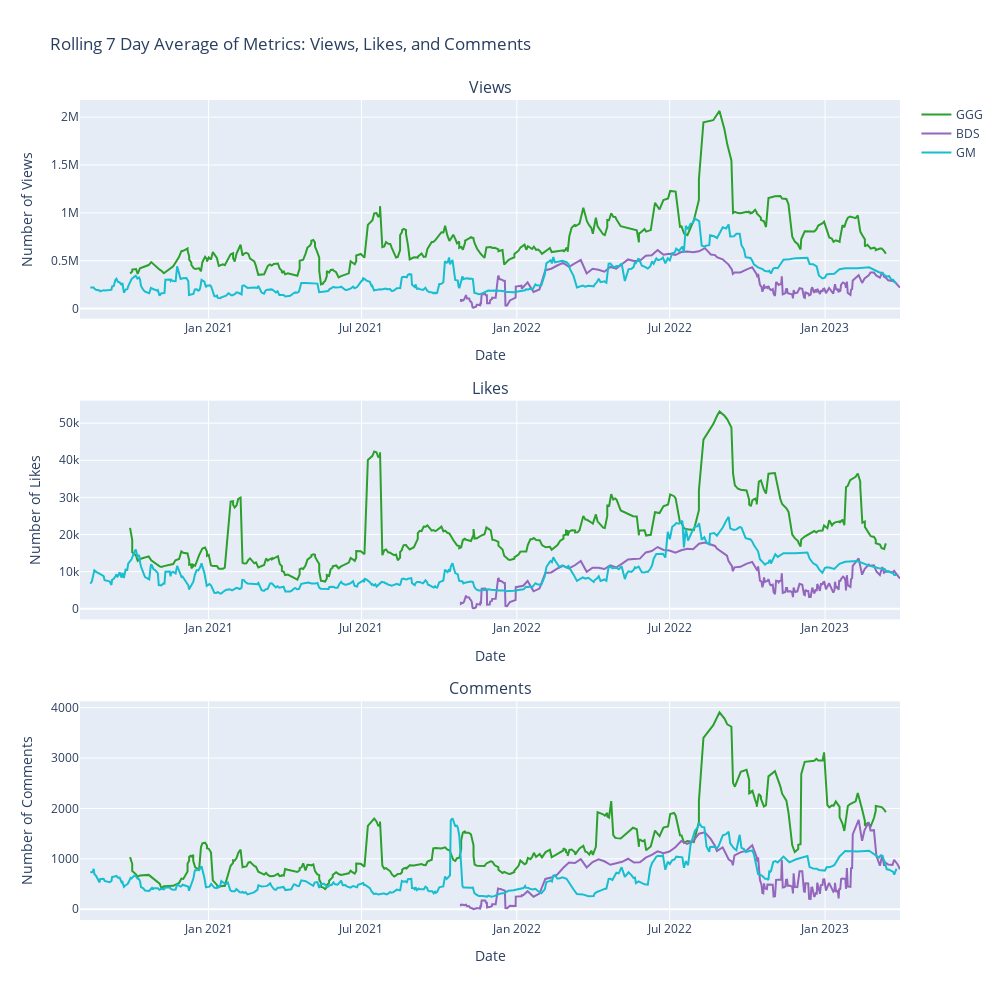

Notebook code cell kept with this figure:
### Code cell
# graph the rolling 7 day average of views for each channel
dfgood['rolling_views'] = dfgood['views'].rolling(7).mean()
dfbob['rolling_views'] = dfbob['views'].rolling(7).mean()
dfgm['rolling_views'] = dfgm['views'].rolling(7).mean()
# graph the rolling 7 day average of likes for each channel
dfgood['rolling_likes'] = dfgood['likes'].rolling(7).mean()
dfbob['rolling_likes'] = dfbob['likes'].rolling(7).mean()
dfgm['rolling_likes'] = dfgm['likes'].rolling(7).mean()
# graph the rolling 7 day average of comments for each channel
dfgood['rolling_comments'] = dfgood['comments'].rolling(7).mean()
dfbob['rolling_comments'] = dfbob['comments'].rolling(7).mean()
dfgm['rolling_comments'] = dfgm['comments'].rolling(7).mean()


#make a plotly line graph of the rolling 7 day average of views, likes, and comments per video over time
#use same method as previous plot, use 3 subplots
fig = go.Figure()
fig = make_subplots(rows=3, cols=1, subplot_titles=("Views", "Likes", "Comments"), vertical_spacing=0.1)
fig.add_trace(go.Scatter(x=dfgood['date'], y=dfgood['rolling_views'], mode='lines', name='GGG', line_color=color[0]), row=1, col=1)
fig.add_trace(go.Scatter(x=dfbob['date'], y=dfbob['rolling_views'], mode='lines', name='BDS', line_color=color[1]), row=1, col=1)
fig.add_trace(go.Scatter(x=dfgm['date'], y=dfgm['rolling_views'], mode='lines', name='GM', line_color=color[2]), row=1, col=1)
fig.add_trace(go.Scatter(x=dfgood['date'], y=dfgood['rolling_likes'], mode='lines', name='GGG', line_color=color[0]), row=2, col=1)
fig.add_trace(go.Scatter(x=dfbob['date'], y=dfbob['rolling_likes'], mode='lines', name='BDS', line_color=color[1]), row=2, col=1)
fig.add_trace(go.Scatter(x=dfgm['date'], y=dfgm['rolling_likes'], mode='lines', name='GM', line_color=color[2]), row=2, col=1)
fig.add_trace(go.Scatter(x=dfgood['date'], y=dfgood['rolling_comments'], mode='lines', name='GGG', line_color=color[0]), row=3, col=1)
fig.add_trace(go.Scatter(x=dfbob['date'], y=dfbob['rolling_comments'], mode='lines', name='BDS', line_color=color[1]), row=3, col=1)
fig.add_trace(go.Scatter(x=dfgm['date'], y=dfgm['rolling_comments'], mode='lines', name='GM', line_color=color[2]), row=3, col=1)
fig.update_layout(title_text='Rolling 7 Day Average of Metrics: Views, Likes, and Comments', height=1000, width=1000)
fig.update_xaxes(title_text='Date')
fig.update_traces(showlegend=False)
fig.update_traces(showlegend=True, row=1, col=1)
fig.update_yaxes(title_text='Number of Views', row=1, col=1)
fig.update_yaxes(title_text='Number of Likes', row=2, col=1)
fig.update_yaxes(title_text='Number of Comments', row=3, col=1)
save_figure(fig, 'golf.eda4.png')
fig.show()

### Figure 1 — Plotly figure (JSON) as saved in the notebook; plotly's stock layout.template omitted (floating-point values rounded to 4 significant figures; data arrays with more than 128 entries replaced by an {"elided": "..."} marker saying what was removed)
{"data": [{"line": {"color": "rgb(44, 160, 44)"}, "mode": "lines", "name": "GGG", "showlegend": true, "type": "scatter", "x": {"elided": "326 str values"}, "xaxis": "x", "y": {"elided": "326 float values"}, "yaxis": "y"}, {"line": {"color": "rgb(148, 103, 189)"}, "mode": "lines", "name": "BDS", "showlegend": true, "type": "scatter", "x": {"elided": "214 str values"}, "xaxis": "x", "y": {"elided": "214 float values"}, "yaxis": "y"}, {"line": {"color": "rgb(23, 190, 207)"}, "mode": "lines", "name": "GM", "showlegend": true, "type": "scatter", "x": {"elided": "379 str values"}, "xaxis": "x", "y": {"elided": "379 float values"}, "yaxis": "y"}, {"line": {"color": "rgb(44, 160, 44)"}, "mode": "lines", "name": "GGG", "showlegend": false, "type": "scatter", "x": {"elided": "326 str values"}, "xaxis": "x2", "y": {"elided": "326 float values"}, "yaxis": "y2"}, {"line": {"color": "rgb(148, 103, 189)"}, "mode": "lines", "name": "BDS", "showlegend": false, "type": "scatter", "x": {"elided": "214 str values"}, "xaxis": "x2", "y": {"elided": "214 float values"}, "yaxis": "y2"}, {"line": {"color": "rgb(23, 190, 207)"}, "mode": "lines", "name": "GM", "showlegend": false, "type": "scatter", "x": {"elided": "379 str values"}, "xaxis": "x2", "y": {"elided": "379 float values"}, "yaxis": "y2"}, {"line": {"color": "rgb(44, 160, 44)"}, "mode": "lines", "name": "GGG", "showlegend": false, "type": "scatter", "x": {"elided": "326 str values"}, "xaxis": "x3", "y": {"elided": "326 float values"}, "yaxis": "y3"}, {"line": {"color": "rgb(148, 103, 189)"}, "mode": "lines", "name": "BDS", "showlegend": false, "type": "scatter", "x": {"elided": "214 str values"}, "xaxis": "x3", "y": {"elided": "214 float values"}, "yaxis": "y3"}, {"line": {"color": "rgb(23, 190, 207)"}, "mode": "lines", "name": "GM", "showlegend": false, "type": "scatter", "x": {"elided": "379 str values"}, "xaxis": "x3", "y": {"elided": "379 float values"}, "yaxis": "y3"}], "layout": {"annotations": [{"font": {"size": 16}, "showarrow": false, "text": "Views", "x": 0.5, "xanchor": "center", "xref": "paper", "y": 1, "yanchor": "bottom", "yref": "paper"}, {"font": {"size": 16}, "showarrow": false, "text": "Likes", "x": 0.5, "xanchor": "center", "xref": "paper", "y": 0.6333, "yanchor": "bottom", "yref": "paper"}, {"font": {"size": 16}, "showarrow": false, "text": "Comments", "x": 0.5, "xanchor": "center", "xref": "paper", "y": 0.2667, "yanchor": "bottom", "yref": "paper"}], "height": 1000, "title": {"text": "Rolling 7 Day Average of Metrics: Views, Likes, and Comments"}, "width": 1000, "xaxis": {"anchor": "y", "domain": [0, 1], "title": {"text": "Date"}}, "xaxis2": {"anchor": "y2", "domain": [0, 1], "title": {"text": "Date"}}, "xaxis3": {"anchor": "y3", "domain": [0, 1], "title": {"text": "Date"}}, "yaxis": {"anchor": "x", "domain": [0.7333, 1], "title": {"text": "Number of Views"}}, "yaxis2": {"anchor": "x2", "domain": [0.3667, 0.6333], "title": {"text": "Number of Likes"}}, "yaxis3": {"anchor": "x3", "domain": [0, 0.2667], "title": {"text": "Number of Comments"}}}}
